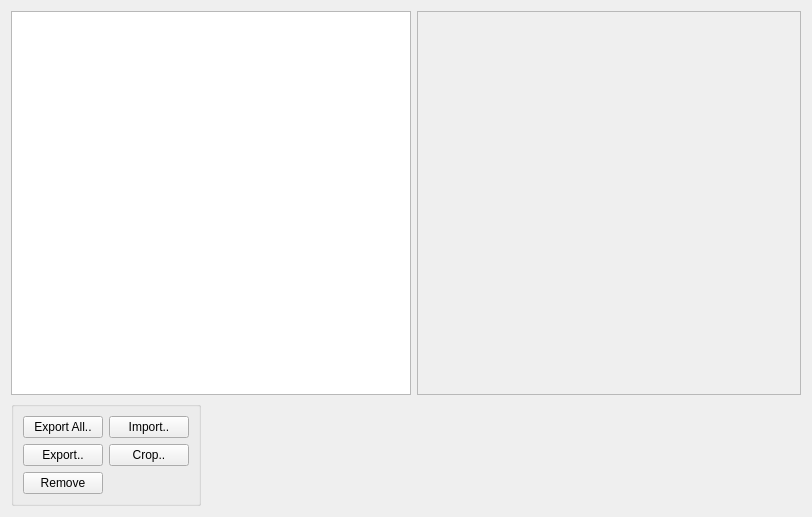
       <widget class="QWidget" name="tabImages">
        <layout class="QVBoxLayout" name="verticalLayout">
         <item>
          <layout class="QHBoxLayout" name="horizontalLayout_14">
           <item>
            <widget class="QTableView" name="tblviewImages">
             <property name="sizePolicy">
              <sizepolicy hsizetype="MinimumExpanding" vsizetype="MinimumExpanding">
               <horstretch>0</horstretch>
               <verstretch>0</verstretch>
              </sizepolicy>
             </property>
             <property name="minimumSize">
              <size>
               <width>400</width>
               <height>0</height>
              </size>
             </property>
             <property name="dragEnabled">
              <bool>true</bool>
             </property>
             <property name="dragDropOverwriteMode">
              <bool>false</bool>
             </property>
             <property name="dragDropMode">
              <enum>QAbstractItemView::InternalMove</enum>
             </property>
             <property name="defaultDropAction">
              <enum>Qt::MoveAction</enum>
             </property>
             <property name="alternatingRowColors">
              <bool>true</bool>
             </property>
             <property name="selectionBehavior">
              <enum>QAbstractItemView::SelectRows</enum>
             </property>
             <property name="cornerButtonEnabled">
              <bool>false</bool>
             </property>
             <attribute name="horizontalHeaderStretchLastSection">
              <bool>true</bool>
             </attribute>
             <attribute name="verticalHeaderStretchLastSection">
              <bool>true</bool>
             </attribute>
            </widget>
           </item>
           <item>
            <widget class="QLabel" name="lbl_imgpreview">
             <property name="sizePolicy">
              <sizepolicy hsizetype="Expanding" vsizetype="Expanding">
               <horstretch>1</horstretch>
               <verstretch>1</verstretch>
              </sizepolicy>
             </property>
             <property name="minimumSize">
              <size>
               <width>384</width>
               <height>384</height>
              </size>
             </property>
             <property name="frameShape">
              <enum>QFrame::StyledPanel</enum>
             </property>
             <property name="frameShadow">
              <enum>QFrame::Sunken</enum>
             </property>
             <property name="text">
              <string/>
             </property>
             <property name="alignment">
              <set>Qt::AlignCenter</set>
             </property>
            </widget>
           </item>
          </layout>
         </item>
         <item>
          <layout class="QHBoxLayout" name="horizontalLayout_7">
           <property name="sizeConstraint">
            <enum>QLayout::SetMinimumSize</enum>
           </property>
           <item>
            <widget class="QGroupBox" name="groupBox_7">
             <property name="sizePolicy">
              <sizepolicy hsizetype="Fixed" vsizetype="Fixed">
               <horstretch>0</horstretch>
               <verstretch>0</verstretch>
              </sizepolicy>
             </property>
             <property name="title">
              <string/>
             </property>
             <layout class="QFormLayout" name="formLayout_4">
              <item row="2" column="0">
               <widget class="QPushButton" name="btnImagesExportAll">
                <property name="text">
                 <string>Export All..</string>
                </property>
               </widget>
              </item>
              <item row="3" column="0">
               <widget class="QPushButton" name="btnImagesExport">
                <property name="text">
                 <string>Export..</string>
                </property>
               </widget>
              </item>
              <item row="2" column="1">
               <widget class="QPushButton" name="btnImagesImport">
                <property name="sizePolicy">
                 <sizepolicy hsizetype="Fixed" vsizetype="Fixed">
                  <horstretch>0</horstretch>
                  <verstretch>0</verstretch>
                 </sizepolicy>
                </property>
                <property name="text">
                 <string>Import..</string>
                </property>
               </widget>
              </item>
              <item row="3" column="1">
               <widget class="QPushButton" name="btnImageCrop">
                <property name="sizePolicy">
                 <sizepolicy hsizetype="Fixed" vsizetype="Fixed">
                  <horstretch>0</horstretch>
                  <verstretch>0</verstretch>
                 </sizepolicy>
                </property>
                <property name="text">
                 <string>Crop..</string>
                </property>
               </widget>
              </item>
              <item row="4" column="0">
               <widget class="QPushButton" name="btnImagesRemove">
                <property name="sizePolicy">
                 <sizepolicy hsizetype="Fixed" vsizetype="Fixed">
                  <horstretch>0</horstretch>
                  <verstretch>0</verstretch>
                 </sizepolicy>
                </property>
                <property name="text">
                 <string>Remove</string>
                </property>
               </widget>
              </item>
             </layout>
            </widget>
           </item>
           <item>
            <spacer name="horizontalSpacer_2">
             <property name="orientation">
              <enum>Qt::Horizontal</enum>
             </property>
             <property name="sizeType">
              <enum>QSizePolicy::MinimumExpanding</enum>
             </property>
             <property name="sizeHint" stdset="0">
              <size>
               <width>40</width>
               <height>20</height>
              </size>
             </property>
            </spacer>
           </item>
          </layout>
         </item>
        </layout>
       </widget>
